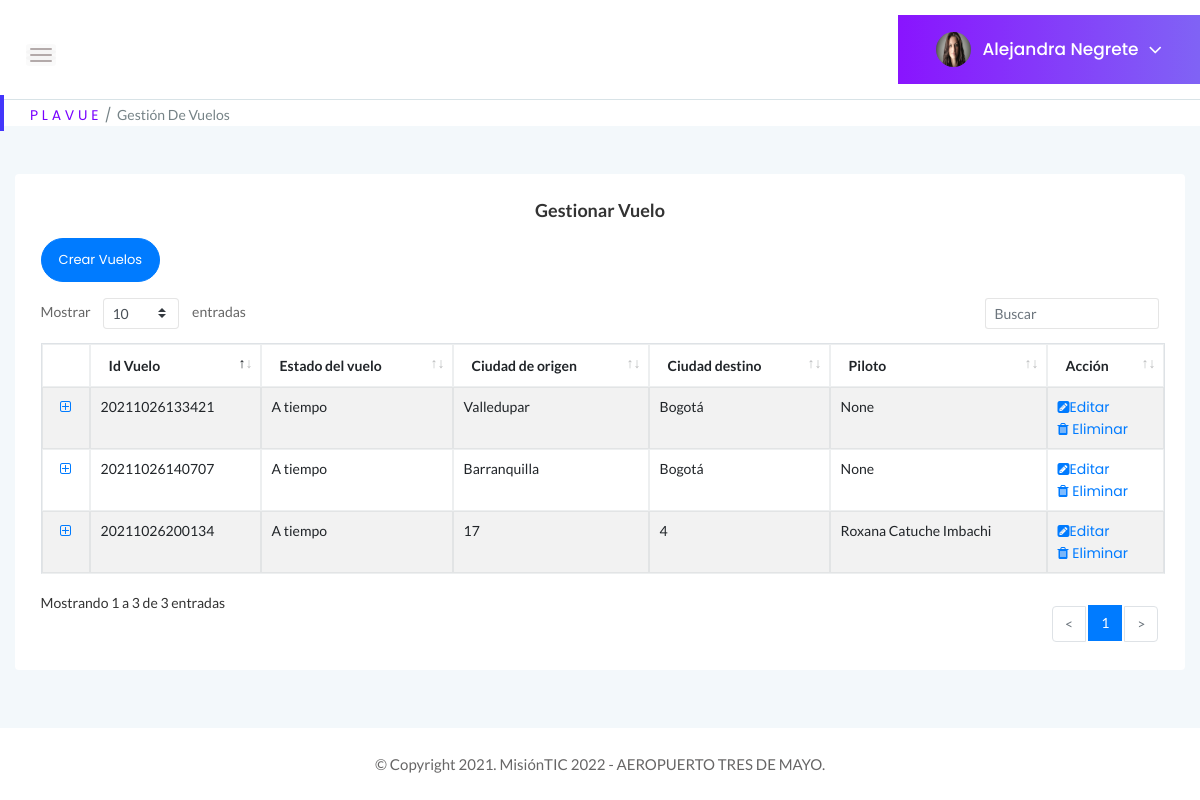
The page /GestionVuelos (signed in) on the database its author committed.
### tables this page shows
CREATE TABLE Usuarios (Id_usuario BIGINT PRIMARY KEY, Documento BIGINT UNIQUE, tipoDocumento INTEGER REFERENCES tipo_documento (id_documento) ON DELETE RESTRICT ON UPDATE RESTRICT MATCH SIMPLE, contraseña VARCHAR NOT NULL, tipoPerfil INTEGER REFERENCES Perfil (Id_perfil) ON DELETE RESTRICT ON UPDATE RESTRICT, estadoUsuario INTEGER REFERENCES Estado (Id_estado) ON DELETE RESTRICT ON UPDATE RESTRICT, Nombre VARCHAR (100) NOT NULL, correo VARCHAR (100) UNIQUE NOT NULL, fechaNacimiento DATE, sexo INTEGER REFERENCES Genero (Id_genero) ON DELETE RESTRICT ON UPDATE RESTRICT, Celular BIGINT, nacionalidad INTEGER REFERENCES Nacionalidad (Id_pais) ON DELETE RESTRICT ON UPDATE RESTRICT, nombreContacto VARCHAR (100), numeroContacto BIGINT);

CREATE TABLE Vuelos (Id_vuelo INTEGER PRIMARY KEY UNIQUE, placa VARCHAR (20), aereolinea STRING, origen STRING, destino STRING, horaSalida TIME, horaLlegada TIME, fecha DATE, estado STRING, capacidad INT, reservas INTEGER, cupos INT, precio INT, piloto VARCHAR (100));

### app.py (the view)
@app.route("/GestionVuelos", methods=["GET"])
def Gestion_Vuelos():
    if "usuario" in session:
        if request.method == "GET":
            try:
                with sqlite3.connect("Plavue.db") as con:
                    con.row_factory = sqlite3.Row
                    cur = con.cursor()
                    cur.execute("SELECT * FROM Usuarios WHERE correo = ?", [session["usuario"]])
                    query = cur.fetchone()
                with sqlite3.connect("Plavue.db") as con1:
                    con1.row_factory = sqlite3.Row
                    cur1 = con1.cursor()
                    cur1.execute("SELECT * FROM Vuelos")
                    query2 = cur1.fetchall()
                with sqlite3.connect("Plavue.db") as con2:
                    con2.row_factory = sqlite3.Row
                    cur2 = con2.cursor()
                    cur2.execute("SELECT * FROM Ciudades")
                    query3 = cur1.fetchall()
                    if query is None:
                        return "Usuario no existe!"
                return render_template("GestionVuelos.html", perfil = query, vuelos = query2, ciudad = query3)
            except Error as er:
                print('SQLite error: %s' % (' '.join(er.args)))
                print('SQLite traceback: ')
            return render_template("GestionVuelos.html")
    return render_template('Login.html')

### templates/GestionVuelos.html (shortened to what this page needs)
<!doctype html>
<html class="no-js" lang="en">
<head>
    <link rel="stylesheet" href="{{ url_for('static', filename='css/bootstrap.min.css') }}">
    <link rel="stylesheet" href="{{ url_for('static', filename='css/font-awesome.min.css') }}">
    <link rel="stylesheet" href="{{ url_for('static', filename='css/themify-icons.css') }}">
    <link rel="stylesheet" href="{{ url_for('static', filename='css/metisMenu.css') }}">
    <link rel="stylesheet" href="{{ url_for('static', filename='css/owl.carousel.min.css') }}">
    <link rel="stylesheet" href="{{ url_for('static', filename='css/slicknav.min.css') }}">
    <link rel="stylesheet" href="https://www.amcharts.com/lib/3/plugins/export/export.css" type="text/css" media="all" />
    <link rel="stylesheet" type="text/css" href="{{ url_for('static', filename='css/tables/jquery.dataTables.css') }}">
    <link rel="stylesheet" type="text/css" href="{{ url_for('static', filename='css/tables/dataTables.bootstrap4.min.css') }}">
    <link rel="stylesheet" type="text/css" href="{{ url_for('static', filename='css/tables/responsive.bootstrap.min.css') }}">
    <link rel="stylesheet" type="text/css" href="{{ url_for('static', filename='css/tables/responsive.jqueryui.min.css') }}">
    <link rel="stylesheet" href="{{ url_for('static', filename='css/typography.css') }}">
    <link rel="stylesheet" href="{{ url_for('static', filename='css/default-css.css') }}">
    <link rel="stylesheet" href="{{ url_for('static', filename='css/styles.css') }}">
    <link rel="stylesheet" href="{{ url_for('static', filename='css/responsive.css') }}">
    <link rel="stylesheet" href="{{ url_for('static', filename='js/vendor/select2.css') }}">
</head>
<body>
    <div class="page-container">
        <div class="main-content">
            <div class="header-area">
                <div class="row align-items-center">
                    <div class="col-md-6 col-sm-8 clearfix">
                        <div class="nav-btn pull-left">
                            <span></span>
                            <span></span>
                            <span></span>
                        </div>
                    </div>
                    <div class="col-sm-6 clearfix">
                        <div class="user-profile pull-right">
                            <img class="avatar user-thumb" src="static/images/icon/admin.jpg" alt="avatar">
                            <h4 class="user-name dropdown-toggle" data-toggle="dropdown">{{perfil[6]}}<i class="fa fa-angle-down"></i></h4>
                        </div>
                    </div>
                </div>
            </div>
            <div class="page-title-area">
                <div class="row align-items-center">
                    <div class="col-sm-12">
                        <div class="breadcrumbs-area clearfix">
                            <ul class="breadcrumbs pull-left">
                                <li><a href="../perfiladmin">P L A V U E</a></li>
                                <li><span>Gestión de vuelos</span></li>
                            </ul>
                        </div>
                    </div>
                </div>
            </div>
            <div class="body main-content-inner">
                <div class="row">
                    <div class="col-12 mt-5">
                        <div class="card">
                            <div class="card-body">
                                <h4 class="header-title" align="center">Gestionar Vuelo</h4>
                                <section class="panel">
                                    <header class="panel-heading">
                                        <a class="btn btn-rounded btn-primary mb-3" href="../CrearVuelos" role="button">Crear Vuelos</a>
                                    </header>
                                    <div class="panel-body">
                                        <table class="table table-bordered table-striped mb-none" id="datatable-gestionvuelos">
                                            <thead>
                                                <tr>
                                                    <th>Id Vuelo</th>
                                                    <th>Estado del vuelo</th>
                                                    <th>Ciudad de origen</th>
                                                    <th>Ciudad destino</th>
                                                    <th>Piloto</th>
                                                    <th>Acción</th>
                                                </tr>
                                            </thead>
                                            <tbody>
                                                {% for r in vuelos %}
                                                <tr class="gradeX">
                                                    <td>{{r ["Id_vuelo"]}}</td>
                                                    <td>{{r ["estado"]}}</td>
                                                    <td>{{r ["origen"]}}</td>
                                                    <td>{{r ["destino"]}}</td>
                                                    <td>{{r ["piloto"]}}</td>
                                                    <td class="center"><div ><a href="../EditarVuelos/{{r ['Id_vuelo']}}"><i
                                                        class="fa fa-pencil-square"></i>Editar</a></div><a href="#"><i class="fa fa-trash"></i> Eliminar</a></div></td>
                                                {% endfor %}
                                    </div>
                            </div>
                        </div>
                    </div>
                </div>
        <footer>
            <div class="footer-area">
                <p>© Copyright 2021. MisiónTIC 2022 - AEROPUERTO TRES DE MAYO.</p>
            </div>
        </footer>
</body>
</html>

### rows shown on the page
Usuarios: Nombre "Alejandra Negrete"
Vuelos: Id_vuelo "20211026133421", estado "A tiempo", origen "Valledupar", destino "Bogotá", r "None"
Vuelos: Id_vuelo "20211026140707", estado "A tiempo", origen "Barranquilla", destino "Bogotá", r "None"
Vuelos: Id_vuelo "20211026200134", estado "A tiempo", origen "17", destino "4", piloto "Roxana Catuche Imbachi"
